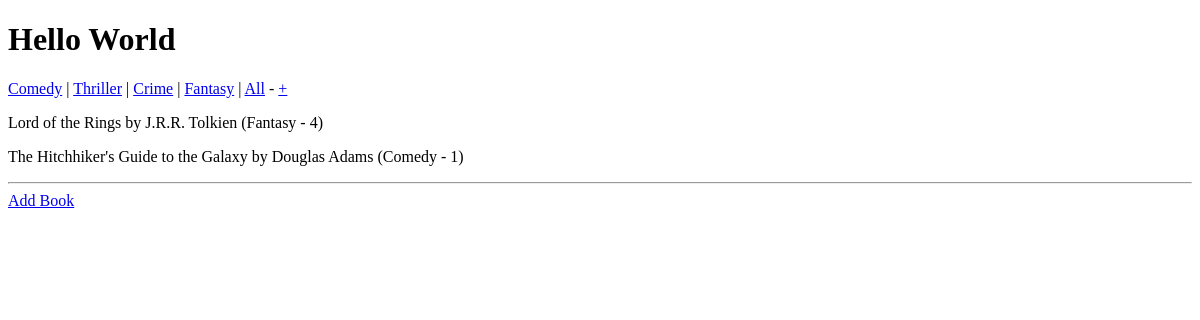
Before: / with the older database file.
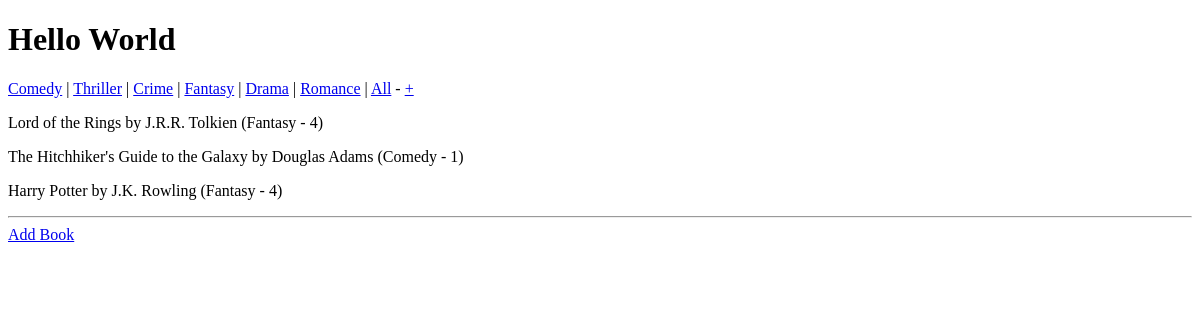
After: the same page with the newer database file.
### home/models.py (models this page shows)
class Topic(models.Model):
    name = models.CharField(max_length=100, blank=False)
    def __str__(self):
        return self.name

class Book(models.Model):
    title = models.CharField(max_length=255, blank=False)
    isbn = models.CharField(max_length=13, blank=False)
    author = models.CharField(max_length=255, blank=False)
    topic = models.ForeignKey(Topic, default=1, related_name="books", on_delete=models.PROTECT)
    def __str__(self):
        return "{0} by {1}".format(self.title, self.author)

### home/views.py (the view)
# urls.py: path("", say_hello),
def say_hello(request):
    this_topics = Topic.objects.all()
    if "id" in request.GET:
        topic_id = request.GET["id"]
        this_books = Book.objects.filter(topic=topic_id)
    else:
        this_books = Book.objects.all()
    return render(request, "home/index.html", {"books": this_books, "topics": this_topics})

### home/templates/home/index.html (shortened to what this page needs)
<!DOCTYPE html>
<html lang="en">
<head>
</head>
<body>
    <h1>Hello World</h1>
    {% for topic in topics %}
    <a href="?id={{ topic.id }}">{{ topic }}</a> |
    {% endfor %}
    <a href="/">All</a> - <a href="{% url 'add_topic' %}" role="button">+</a>
    {% for  book in books %}
    <p>{{ book }}  ({{ book.topic.name }} - {{ book.topic.id }})</p>
    {% endfor %}
    <hr>
    <a href="{% url 'add_book' %}">Add Book</a>
</body>
</html>

Changed rows visible on the page:
added Topic: name "Drama"
added Topic: name "Romance"
added Book: title+author "Harry Potter by J.K. Rowling", topic.name "Fantasy", topic.id "4"
